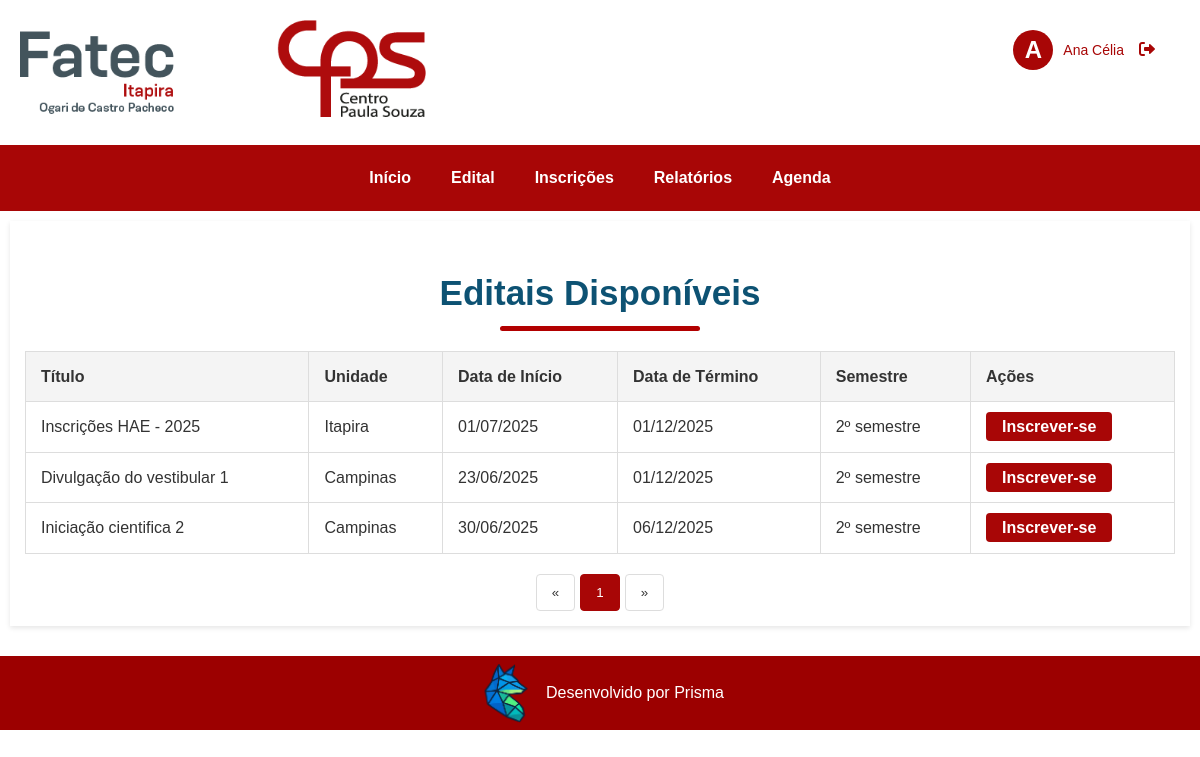
The app's page /view/telaedital.php (signed in) with its own data.
### tables this page shows
CREATE TABLE `professor` (
  `id` int(11) NOT NULL,
  `nome` varchar(100) NOT NULL,
  `email` varchar(100) NOT NULL,
  `rg` varchar(20) DEFAULT NULL,
  `contato` varchar(20) DEFAULT NULL,
  `matricula` varchar(20) DEFAULT NULL,
  `tipo_contrato` enum('contrato_temporario','contrato_efetivo') NOT NULL,
  `senha` varchar(50) NOT NULL
);

CREATE TABLE `editais_hae` (
  `id` int(11) NOT NULL,
  `titulo` varchar(255) NOT NULL,
  `unidade` enum('Americana','Araras','Campinas','Itapira','Mogi Mirim','Santo André') NOT NULL,
  `data_inicio` date NOT NULL,
  `data_termino` date NOT NULL,
  `semestre` enum('1º semestre','2º semestre') NOT NULL,
  `data_criacao` timestamp NOT NULL DEFAULT current_timestamp(),
  `id_coordenador` int(11) DEFAULT NULL
);

### View/telaedital.php (the view, shortened to what this page needs)
<?php
include(__DIR__ . '/../conexao.php');
$id_professor = $_SESSION['id'] ?? null;
if ($id_professor) {
    $sql = "SELECT nome FROM professor WHERE id = ?";
    $stmt = $conn->prepare($sql);
    $stmt->bind_param("i", $id_professor);
    $stmt->execute();
    $result = $stmt->get_result();
    $professor = $result->fetch_assoc();
    $nome = $professor['nome'] ?? 'Usuário';
} else {
    $nome = 'Usuário';
}
$sql = "SELECT * FROM editais_hae ORDER BY data_criacao DESC";
$result = $conn->query($sql);
$editais = [];
while ($row = $result->fetch_assoc()) {
    $editais[] = $row;
}
?>
<!DOCTYPE html>
<html lang="pt-BR">
<head>
  <link href="../Assets/style.css" rel="stylesheet">
  <link rel="stylesheet" href="https://cdnjs.cloudflare.com/ajax/libs/font-awesome/6.0.0/css/all.min.css">
</head>
<body>
  <div class="top-area">
    <div class="logo-container">
      <img src="../Assets/logo-fatec_itapira (2).png" alt="Logo Fatec Itapira">
    </div>
    <div class="user-profile">
  <div class="user-avatar">
    <?php echo strtoupper(substr($nome, 0, 1)); ?>
  </div>
  <span><?php echo htmlspecialchars($nome); ?></span>
  <a href="index.php">
    <i class="fas fa-sign-out-alt"></i>
  </a>
</div>
  </div>
  <nav class="navbar" role="navigation" aria-label="Menu principal">
    <div class="nav-links">
      <a href="telaprincipal.php">Início</a>
      <a href="telaedital.php">Edital</a>
      <a href="telaacompanhamento.php">Inscrições</a>
      <a href="relatorios_professor.php">Relatórios</a>
      <a href="telaagenda.php">Agenda</a>
    </div>
  </nav>
  <div class="container">
    <h2 class="section-title">Editais Disponíveis</h2>
<table>
  <thead>
    <tr>
      <th>Título</th>
      <th>Unidade</th>
      <th>Data de Início</th>
      <th>Data de Término</th>
      <th>Semestre</th>
      <th>Ações</th>
    </tr>
  </thead>
  <tbody>
    <?php if (empty($editais)): ?>
      <tr><td colspan="5">Nenhum edital disponível.</td></tr>
    <?php else: ?>
      <?php foreach ($editais as $edital): ?>
        <tr>
          <td><?php echo htmlspecialchars($edital['titulo']); ?></td>
          <td><?php echo htmlspecialchars($edital['unidade']); ?></td>
          <td><?php echo date('d/m/Y', strtotime($edital['data_inicio'])); ?></td>
          <td><?php echo date('d/m/Y', strtotime($edital['data_termino'])); ?></td>
          <td><?php echo htmlspecialchars($edital['semestre']); ?></td>
          <td>
            <a href="formulario.php?id_edital=<?php echo $edital['id']; ?>" class="btn-primary" style="padding:6px 16px; text-decoration:none;">
              Inscrever-se
            </a>
          </td>
        </tr>
      <?php endforeach; ?>
    <?php endif; ?>
  </tbody>
</table>
    <div class="pagination">
      <button>«</button>
      <button class="active">1</button>
      <button>»</button>
    </div>
  </div>
  <footer class="footer">
    <div class="footer-content">
      <img src="../Assets/Logo prisma2.png" alt="Logo Governo do Estado de São Paulo">
      <p>Desenvolvido por Prisma</p>
  </footer>
</body>
</html>

### Assets/style.css (style rules this page uses)
:root { --primary-color: #a80606; --primary-hover: #8B0000; --text-color: #333; --border-color: #ddd; --background-light: #f4f4f4; --status-approved: #28a745; --status-pending: #ffc107; --status-partial: #17a2b8; }
body { margin: 0; font-family: Arial, sans-serif; color: var(--text-color); line-height: 1.6; }
.container { max-width: 1200px; margin: 20px auto; padding: 20px; background: #fff; box-shadow: 0 2px 5px rgba(0, 0, 0, 0.1); margin-bottom: 100px; }
.section-title { font-size: 35px; color: #0d5273; position: relative; padding-bottom: 10px; margin-bottom: 20px; text-align: center; }
.section-title::after { content: ''; position: absolute; width: 200px; height: 5px; background-color: #b20000; bottom: 0; left: 50%; transform: translateX(-50%); border-radius: 5px; }
.navbar { background-color: var(--primary-color); padding: 10px 20px; display: flex; justify-content: center; align-items: center; position: relative; margin-top: 0; }
.nav-links { display: flex; gap: 10px; }
.nav-links a { color: #fff; text-decoration: none; padding: 10px 15px; display: inline-block; transition: background-color 0.3s; font-weight: bold; }
.top-area { background-color: white; width: 100%; position: relative; margin-bottom: 0; padding: 20px 0; box-shadow: 0 2px 4px rgba(0, 0, 0, 0.1); }
.logo-container { text-align: left; margin: 0 auto; max-width: 1200px; padding: 0 20px; background-color: white; width: 100%; box-sizing: border-box; }
.logo-container img { max-width: 35%; height: auto; }
.user-profile { position: absolute; top: 20px; right: 20px; display: flex; align-items: center; gap: 10px; color: var(--primary-color); background-color: white; padding: 10px 20px; border-radius: 0; box-shadow: none; z-index: 1000; }
.user-profile span { font-size: 14px; font-weight: 500; }
.user-profile a { color: var(--primary-color) !important; text-decoration: none; padding: 5px; border-radius: 50%; transition: background-color 0.3s; }
.btn-primary, .btn-secondary { padding: 10px 20px; border: none; border-radius: 4px; cursor: pointer; font-weight: bold; transition: background-color 0.3s; }
.btn-primary { background-color: var(--primary-color); color: white; }
table { width: 100%; border-collapse: collapse; margin-top: 20px; min-width: 800px; }
table th, table td { padding: 12px 15px; border: 1px solid var(--border-color); text-align: left; }
table th { background-color: var(--background-light); color: var(--text-color); font-weight: bold; }
.pagination { display: flex; justify-content: center; align-items: center; margin-top: 20px; gap: 5px; }
.pagination button { padding: 10px 15px; border: 1px solid var(--border-color); background-color: #fff; color: var(--text-color); border-radius: 4px; cursor: pointer; transition: all 0.3s; }
.pagination button.active { background-color: var(--primary-color); color: #fff; border-color: var(--primary-color); }
.footer { background-color: #9c0000; color: white; padding: 5px 0; text-align: center; margin-top: 30px; }
.footer-content { max-width: 1200px; margin: 0 auto; padding: 0 20px; display: flex; flex-direction: row; align-items: center; justify-content: center; gap: 10px; }
.footer img { max-width: 60px; height: auto; margin: 2px 0; }
@media (max-width: 1200px) { .container { margin: 10px; padding: 15px; } }
.user-avatar { width: 40px; height: 40px; background: #a80606; color: #ffffff; border-radius: 50%; display: flex; align-items: center; justify-content: center; font-size: 1.5em; font-weight: bold; margin-right: 0px; }

### records on screen
professor: nome "A", nome "Ana Célia"
editais_hae: titulo "Inscrições HAE - 2025", unidade "Itapira", data_inicio "01/07/2025", data_termino "01/12/2025", semestre "2º semestre"
editais_hae: titulo "Divulgação do vestibular 1", unidade "Campinas", data_inicio "23/06/2025", data_termino "01/12/2025", semestre "2º semestre"
editais_hae: titulo "Iniciação cientifica 2", unidade "Campinas", data_inicio "30/06/2025", data_termino "06/12/2025", semestre "2º semestre"
